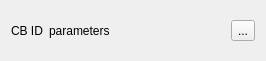
<?xml version="1.0" encoding="UTF-8"?>
<ui version="4.0">
 <class>BindInspector</class>
 <widget class="QWidget" name="BindInspector">
  <property name="geometry">
   <rect>
    <x>0</x>
    <y>0</y>
    <width>266</width>
    <height>61</height>
   </rect>
  </property>
  <property name="windowTitle">
   <string>Form</string>
  </property>
  <layout class="QHBoxLayout" name="horizontalLayout">
   <item>
    <widget class="QLabel" name="cbid_label">
     <property name="text">
      <string>CB ID</string>
     </property>
    </widget>
   </item>
   <item>
    <widget class="QLabel" name="params_label">
     <property name="text">
      <string>parameters</string>
     </property>
    </widget>
   </item>
   <item>
    <spacer name="horizontalSpacer">
     <property name="orientation">
      <enum>Qt::Horizontal</enum>
     </property>
     <property name="sizeHint" stdset="0">
      <size>
       <width>40</width>
       <height>20</height>
      </size>
     </property>
    </spacer>
   </item>
   <item>
    <widget class="QToolButton" name="remove_button">
     <property name="text">
      <string>...</string>
     </property>
     <property name="icon">
      <iconset theme="edit-delete"/>
     </property>
    </widget>
   </item>
  </layout>
 </widget>
 <resources/>
 <connections/>
</ui>
